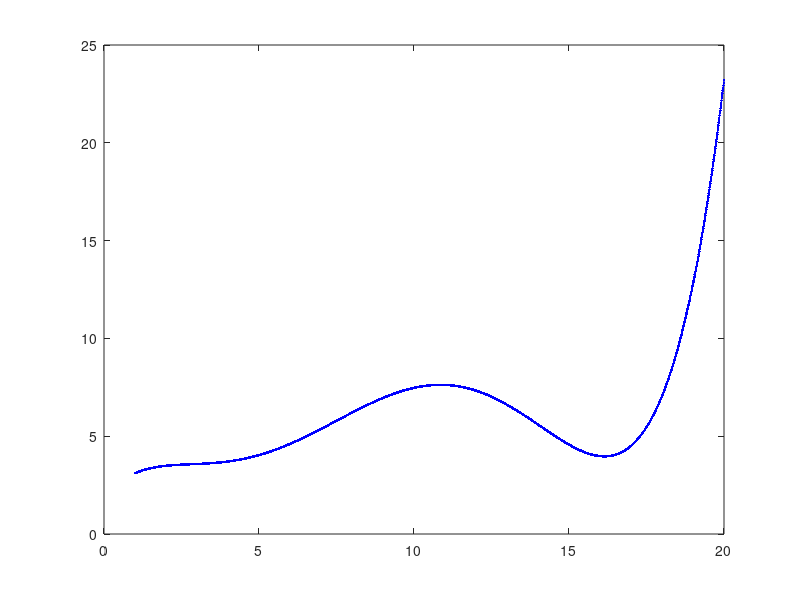

Here is the MATLAB script that generated this plot:
x=[1 2 5 6 7 8 10 13 17];
y=[3 3.7 3.9 4.2 5.7 6.6 7.1 6.7 4.5];
% 使用五次方的线性拟合求方程
p=polyfit(x,y,5);
x0=1:0.01:20;
y0=polyval(p,x0);
plot(x0,y0,'b.-');
hold on
disp(p)
